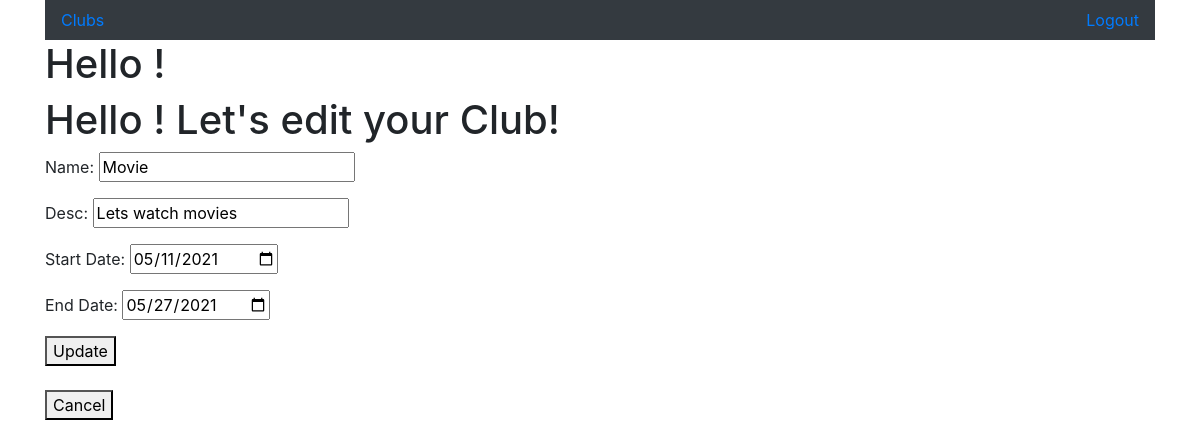
/clubs/edit/7, run on the app's committed database.
### clubapp/models.py (models this page shows)
class Club(models.Model):
    name = models.CharField(max_length=255)
    desc = models.TextField()
    date_start = models.DateTimeField()
    date_end = models.DateTimeField()
    owner = models.ForeignKey(User, related_name = "clubs",on_delete=models.CASCADE)
    joined = models.ManyToManyField(User, related_name = "joined_clubs")
    created_at = models.DateTimeField(auto_now_add=True)
    updated_at = models.DateTimeField(auto_now=True)
    objects= ClubManager()

### clubapp/views.py (the view)
# urls.py: path('clubs/edit/<int:id>', views.edit),
def edit(request,id):
    context={
        'club':Club.objects.get(id=id)
    }
    return render(request,"edit.html",context)

### clubapp/templates/edit.html (shortened to what this page needs)
{% extends "base.html" %}
{% block content %}
    <div >
        <h1 > Hello {{user.first_name}} {{user.last_name}}! Let's edit your Club!</h1>
    </div>
    <form action="/clubs/{{club.id}}/update" method="POST">
        <div id="form">
            <p>Name: <input type="text" name="name" value="{{club.name}}"></p>
            <p>Desc: <input type="text" name="desc" value="{{club.desc}}"></p>
            <p>Start Date: <input type="date" name="date_start" value="{{club.date_start|date:'Y-m-d'}}"></p>
            <p>End Date: <input type="date" name="date_end" value="{{club.date_end|date:'Y-m-d'}}"></p>
            <button type="submit" >Update</button> <br> <br>
        </div>
    </form>
    <a href="/clubs"> <button >Cancel</button></a>
{% endblock content %}

### data on the page
Club: name "Movie", desc "Lets watch movies", date_start "05/11/2021", date_end "05/27/2021"
